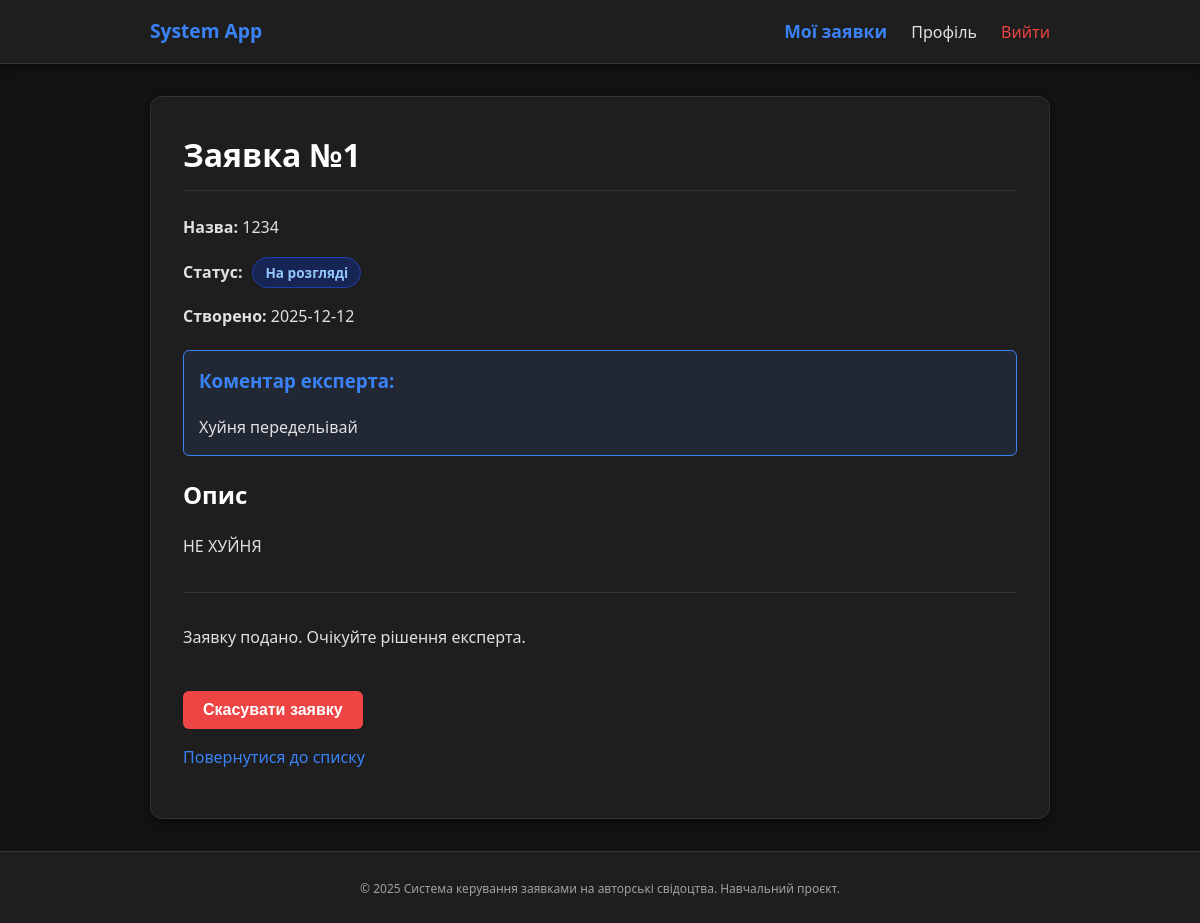
Before: /applications/1 (signed in) with the older database file.
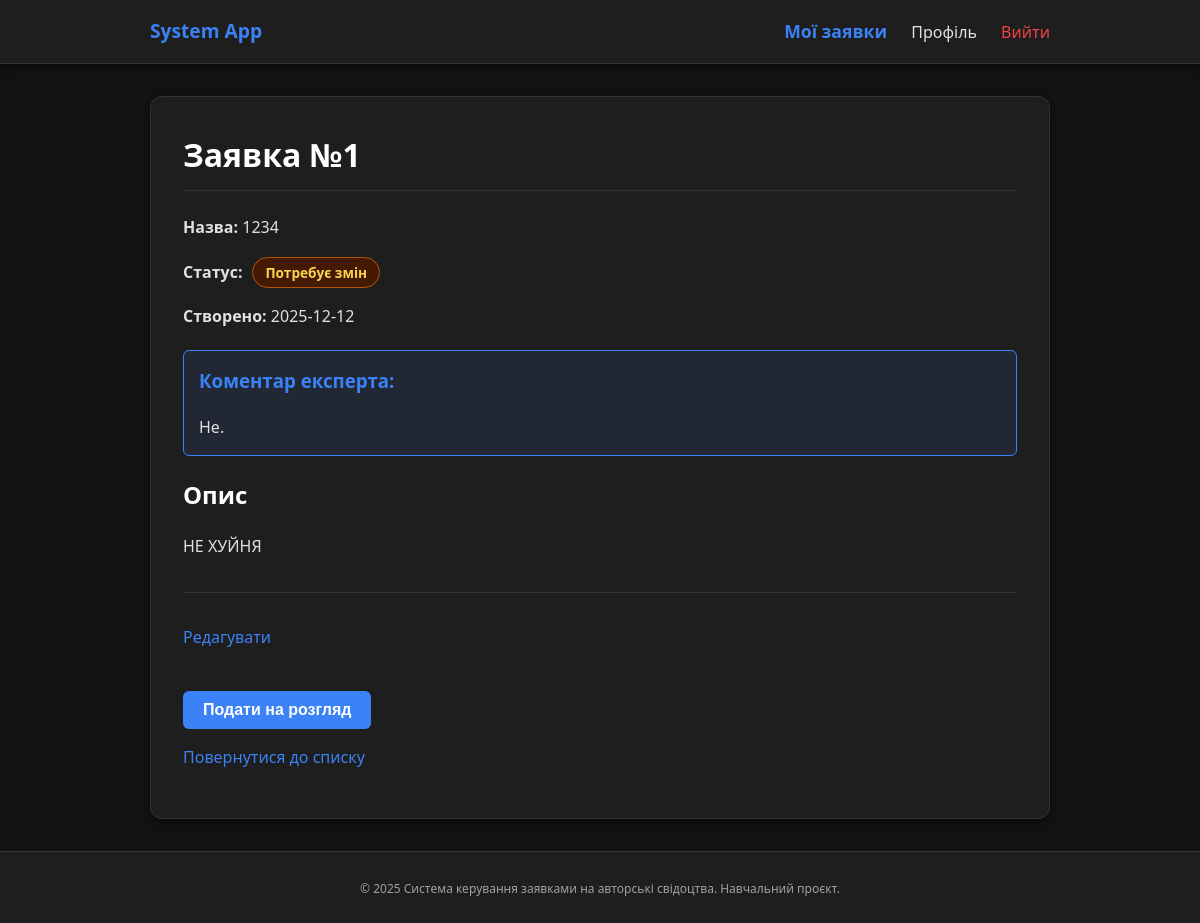
After: the same page with the newer database file.
### models.py (models this page shows)
class Application(db.Model):
    id = db.Column(db.Integer, primary_key=True)
    title = db.Column(db.String(255), nullable=False)
    short_description = db.Column(db.Text, nullable=False)
    status = db.Column(db.String(50), nullable=False, default="draft")
    expert_comment = db.Column(db.Text, nullable=True)
    created_at = db.Column(db.DateTime, default=datetime.utcnow)
    updated_at = db.Column(
        db.DateTime, default=datetime.utcnow, onupdate=datetime.utcnow
    )
    owner_id = db.Column(db.Integer, db.ForeignKey("user.id"), nullable=False)
    owner = db.relationship("User", backref="applications")

### application_routes.py (the view)
    @app.route("/applications/<int:application_id>")
    @login_required
    def view_application(application_id):
        app_obj = Application.query.get_or_404(application_id)
        if app_obj.owner_id != g.user.id:
            flash("Ви не маєте доступу до цієї заявки.", "danger")
            return redirect(url_for("my_applications"))
        return render_template("application_detail.html", application=app_obj)

### app.py (called while the page is built)
@app.before_request
def load_logged_in_user():
    g.user = get_current_user()

### helpers.py (called while the page is built)
def get_current_user():
    user_id = session.get("user_id")
    if not user_id:
        return None
    return User.query.get(user_id)

def login_required(view_func):
    @wraps(view_func)
    def wrapped_view(**kwargs):
        if g.user is None:
            flash("Будь ласка, увійдіть у систему.", "warning")
            return redirect(url_for("login", next=request.path))
        return view_func(**kwargs)
    return wrapped_view

### templates/application_detail.html (shortened to what this page needs)
{% extends "base.html" %}
{% block content %}
<h1>Заявка №{{ application.id }}</h1>
<div style="margin-bottom: 20px;">
    <p><strong>Назва:</strong> {{ application.title }}</p>
    <div style="margin: 10px 0; display: flex; align-items: center; gap: 10px;">
        <strong>Статус:</strong>
        {% if application.status == 'draft' %}
            <span class="status-badge status-draft">Чорнетка</span>
        {% elif application.status == 'submitted' %}
            <span class="status-badge status-submitted">На розгляді</span>
        {% elif application.status == 'needs_changes' %}
            <span class="status-badge status-needs-changes">Потребує змін</span>
        {% elif application.status == 'approved' %}
            <span class="status-badge status-approved">Схвалено</span>
        {% elif application.status == 'rejected' %}
            <span class="status-badge status-rejected">Відхилено</span>
        {% elif application.status == 'cancelled' %}
            <span class="status-badge status-cancelled">Скасовано</span>
        {% else %}
            {{ application.status }}
        {% endif %}
    </div>
    <p><strong>Створено:</strong> {{ application.created_at.strftime('%Y-%m-%d') }}</p>
</div>
{% if application.expert_comment %}
    <div style="background: rgba(59, 130, 246, 0.1); border: 1px solid var(--primary); padding: 15px; border-radius: 6px; margin-bottom: 20px;">
        <h3 style="color: var(--primary); margin-top: 0;">Коментар експерта:</h3>
        <p style="white-space: pre-wrap; margin-bottom: 0;">{{ application.expert_comment }}</p>
    </div>
{% endif %}
<h2>Опис</h2>
<p style="white-space: pre-wrap;">{{ application.short_description }}</p>
<hr>
{% if g.user.id == application.owner_id %}
    {% if application.status in ("draft", "needs_changes") %}
        <p>
            <a href="{{ url_for('edit_application', application_id=application.id) }}">Редагувати</a>
        </p>
        <form action="{{ url_for('submit_application', application_id=application.id) }}" method="post">
            <button type="submit">Подати на розгляд</button>
        </form>
    {% elif application.status == "submitted" %}
        <p>Заявку подано. Очікуйте рішення експерта.</p>
        <form action="{{ url_for('cancel_application', application_id=application.id) }}" method="post">
            <button type="submit" style="background:#b91c1c;">Скасувати заявку</button>
        </form>
    {% elif application.status == "approved" %}
        <p style="color: var(--text-muted);">Вітаємо! Вашу заявку схвалено.</p>
    {% endif %}
{% endif %}
<p>
    <a href="{{ url_for('my_applications') }}">Повернутися до списку</a>
</p>
{% endblock %}

Changed rows visible on the page:
changed Application "НЕ ХУЙНЯ": status "submitted" → "needs_changes" (drawn); expert_comment "Хуйня передельівай" → "Не."
Other visible differences:
text no longer shown: "На розгляді Заявку подано. Очікуйте рішення експерта. Скасувати заявку"
text now shown: "Потребує змін Редагувати Подати на розгляд"
